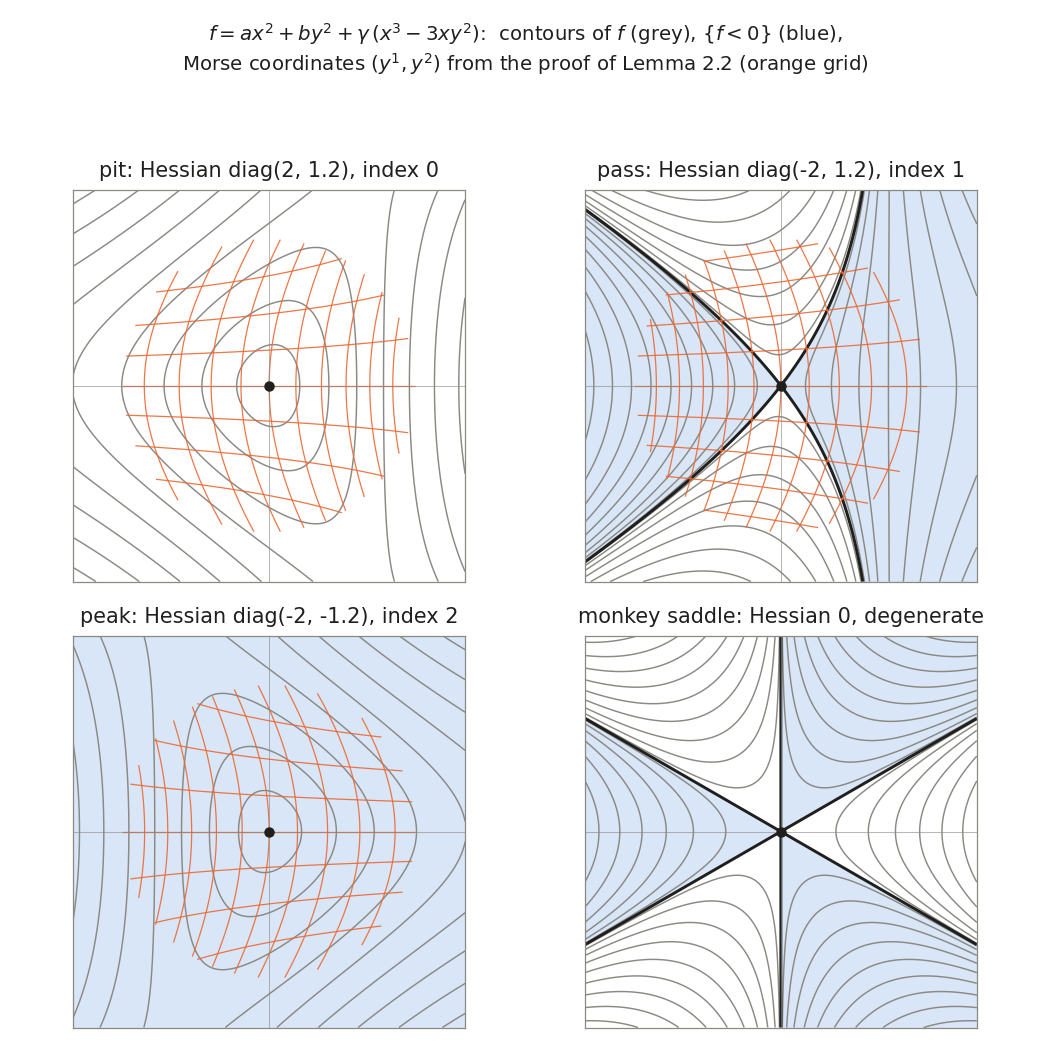

Python code for this plot:
"""Figure for Chapter 1 (Milnor, Morse Theory, section 2): the lemma of Morse.

Contour lines of f(x, y) = a x^2 + b y^2 + g (x^3 - 3 x y^2) near the critical point 0, the
sublevel set {f < 0} shaded, and (for non-degenerate cases) the Morse coordinates (y1, y2)
produced by the proof of Lemma 2.2, drawn as a curved grid.  In that grid the contours of f are
the level curves of +-y1^2 +- y2^2.

Writes fig1-morse.png (150 dpi, 7 inches wide).
"""

import os

import numpy as np
import matplotlib

matplotlib.use("Agg")
import matplotlib.pyplot as plt

plt.rcParams["contour.negative_linestyle"] = "solid"

FG = "#1f1f1d"
MUTED = "#8a8984"
ACCENT = "#2a78d6"
GRID = "#eb6834"


def f(x, y, a, b, g):
    return a * x**2 + b * y**2 + g * (x**3 - 3 * x * y**2)


def morse_coordinates(x, y, a, b, g):
    """Morse coordinates from Milnor's completing-the-square step.

    For this cubic f, the symmetric coefficients H_ij(x) = int_0^1 (1-t) d_i d_j f(tx) dt are
    H11 = a + g x, H12 = -g y, H22 = b - g x  (so f = sum x_i x_j H_ij).
    Pivot on the larger of |a|, |b| (Milnor's 'linear change of coordinates').
    Returns (y1, y2, valid_mask).
    """
    H11 = a + g * x
    H12 = -g * y
    H22 = b - g * x
    D = H11 * H22 - H12**2
    if abs(a) >= abs(b):
        piv, piv0, u, v = H11, a, x, y
    else:
        piv, piv0, u, v = H22, b, y, x
    with np.errstate(divide="ignore", invalid="ignore"):
        y1 = np.sqrt(np.abs(piv)) * (u + v * H12 / piv)
        y2 = np.sqrt(np.abs(D / piv)) * v
    rc = 0.45 * min(abs(a), abs(b)) / max(g, 1e-9)
    valid = (
        (np.sign(piv) == np.sign(piv0))
        & (np.abs(piv) > 0.3 * abs(piv0))
        & (np.sign(D) == np.sign(a * b))
        & (np.abs(D) > 0.3 * abs(a * b))
        & (x**2 + y**2 < rc**2)
    )
    return y1, y2, valid


def panel(ax, a, b, g, title, R=0.6):
    n = 401
    xs = np.linspace(-R, R, n)
    X, Y = np.meshgrid(xs, xs)
    Z = f(X, Y, a, b, g)

    # sublevel set {f < f(0) = 0}
    ax.contourf(X, Y, Z, levels=[Z.min() - 1, 0.0], colors=[ACCENT], alpha=0.18)

    # quadratically spaced levels, so that small contours near the critical point are visible
    L = np.max(np.abs(Z)) * 0.9
    ks = np.arange(1, 10)
    pos = L * (ks / 9.0) ** 2
    levels = sorted(list(-pos) + list(pos))
    ax.contour(X, Y, Z, levels=levels, colors=MUTED, linewidths=0.7)
    ax.contour(X, Y, Z, levels=[0.0], colors=FG, linewidths=1.4)

    if a != 0 and b != 0:
        y1, y2, valid = morse_coordinates(X, Y, a, b, g)
        y1m = np.where(valid, y1, np.nan)
        y2m = np.where(valid, y2, np.nan)
        m = np.nanmax(np.abs(np.concatenate([y1m[valid], y2m[valid]])))
        glev = np.linspace(-m, m, 13)
        ax.contour(X, Y, y1m, levels=glev, colors=GRID, linewidths=0.6, alpha=0.9)
        ax.contour(X, Y, y2m, levels=glev, colors=GRID, linewidths=0.6, alpha=0.9)

    ax.axhline(0, color=MUTED, lw=0.5, alpha=0.6)
    ax.axvline(0, color=MUTED, lw=0.5, alpha=0.6)
    ax.plot([0], [0], "o", color=FG, ms=4)
    ax.set_xlim(-R, R)
    ax.set_ylim(-R, R)
    ax.set_aspect("equal")
    ax.set_xticks([])
    ax.set_yticks([])
    for s in ax.spines.values():
        s.set_color(MUTED)
        s.set_linewidth(0.6)
    ax.set_title(title, fontsize=10, color=FG)


def main():
    fig, axes = plt.subplots(2, 2, figsize=(7.0, 7.0))
    g = 0.6
    panel(axes[0, 0], 1.0, 0.6, g, "pit: Hessian diag(2, 1.2), index 0")
    panel(axes[0, 1], -1.0, 0.6, g, "pass: Hessian diag(-2, 1.2), index 1")
    panel(axes[1, 0], -1.0, -0.6, g, "peak: Hessian diag(-2, -1.2), index 2")
    panel(axes[1, 1], 0.0, 0.0, 1.0, "monkey saddle: Hessian 0, degenerate")
    fig.suptitle(
        r"$f = a x^2 + b y^2 + \gamma\,(x^3 - 3xy^2)$:  contours of $f$ (grey), $\{f<0\}$ (blue),"
        "\nMorse coordinates $(y^1, y^2)$ from the proof of Lemma 2.2 (orange grid)",
        fontsize=9.5,
        color=FG,
    )
    fig.tight_layout(rect=(0, 0, 1, 0.95), h_pad=1.2, w_pad=1.0)
    fig.savefig(os.path.join(os.path.dirname(os.path.abspath(__file__)), "fig1-morse.png"), dpi=150)


if __name__ == "__main__":
    main()
